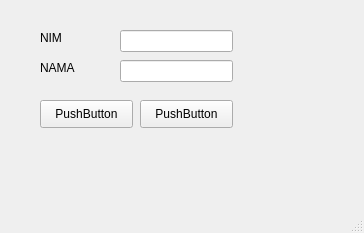
<?xml version="1.0" encoding="UTF-8"?>
<ui version="4.0">
 <class>MainWindow</class>
 <widget class="QMainWindow" name="MainWindow">
  <property name="geometry">
   <rect>
    <x>0</x>
    <y>0</y>
    <width>364</width>
    <height>233</height>
   </rect>
  </property>
  <property name="windowTitle">
   <string>MainWindow</string>
  </property>
  <widget class="QWidget" name="centralwidget">
   <widget class="QLabel" name="label">
    <property name="geometry">
     <rect>
      <x>40</x>
      <y>30</y>
      <width>55</width>
      <height>16</height>
     </rect>
    </property>
    <property name="text">
     <string>NIM</string>
    </property>
   </widget>
   <widget class="QLabel" name="label_2">
    <property name="geometry">
     <rect>
      <x>40</x>
      <y>60</y>
      <width>55</width>
      <height>16</height>
     </rect>
    </property>
    <property name="text">
     <string>NAMA</string>
    </property>
   </widget>
   <widget class="QLineEdit" name="lineEdit">
    <property name="geometry">
     <rect>
      <x>120</x>
      <y>30</y>
      <width>113</width>
      <height>22</height>
     </rect>
    </property>
   </widget>
   <widget class="QLineEdit" name="lineEdit_2">
    <property name="geometry">
     <rect>
      <x>120</x>
      <y>60</y>
      <width>113</width>
      <height>22</height>
     </rect>
    </property>
   </widget>
   <widget class="QPushButton" name="pushButton">
    <property name="geometry">
     <rect>
      <x>40</x>
      <y>100</y>
      <width>93</width>
      <height>28</height>
     </rect>
    </property>
    <property name="text">
     <string>PushButton</string>
    </property>
   </widget>
   <widget class="QPushButton" name="pushButton_2">
    <property name="geometry">
     <rect>
      <x>140</x>
      <y>100</y>
      <width>93</width>
      <height>28</height>
     </rect>
    </property>
    <property name="text">
     <string>PushButton</string>
    </property>
   </widget>
  </widget>
  <widget class="QMenuBar" name="menubar">
   <property name="geometry">
    <rect>
     <x>0</x>
     <y>0</y>
     <width>364</width>
     <height>26</height>
    </rect>
   </property>
  </widget>
  <widget class="QStatusBar" name="statusbar"/>
 </widget>
 <resources/>
 <connections/>
</ui>
